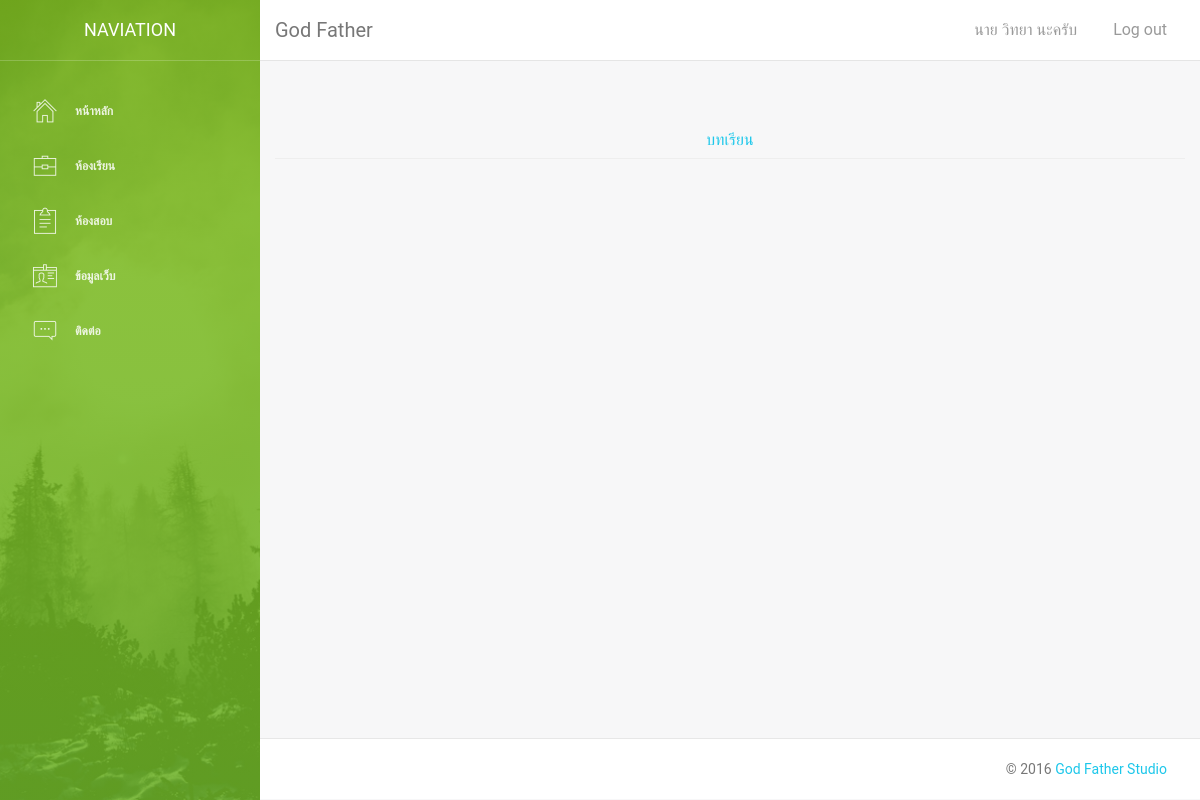
The page /subject.php (signed in) on the database as committed earlier.
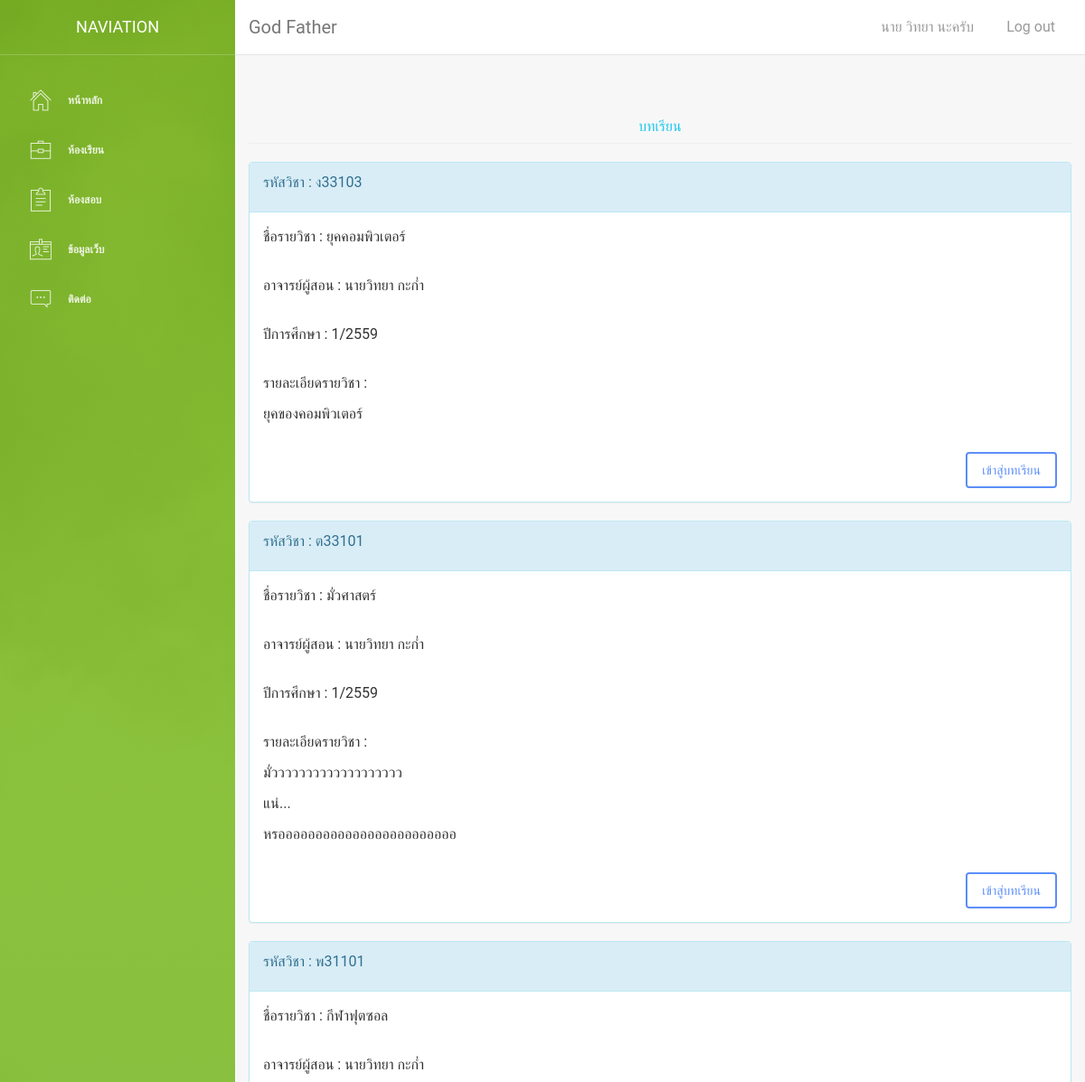
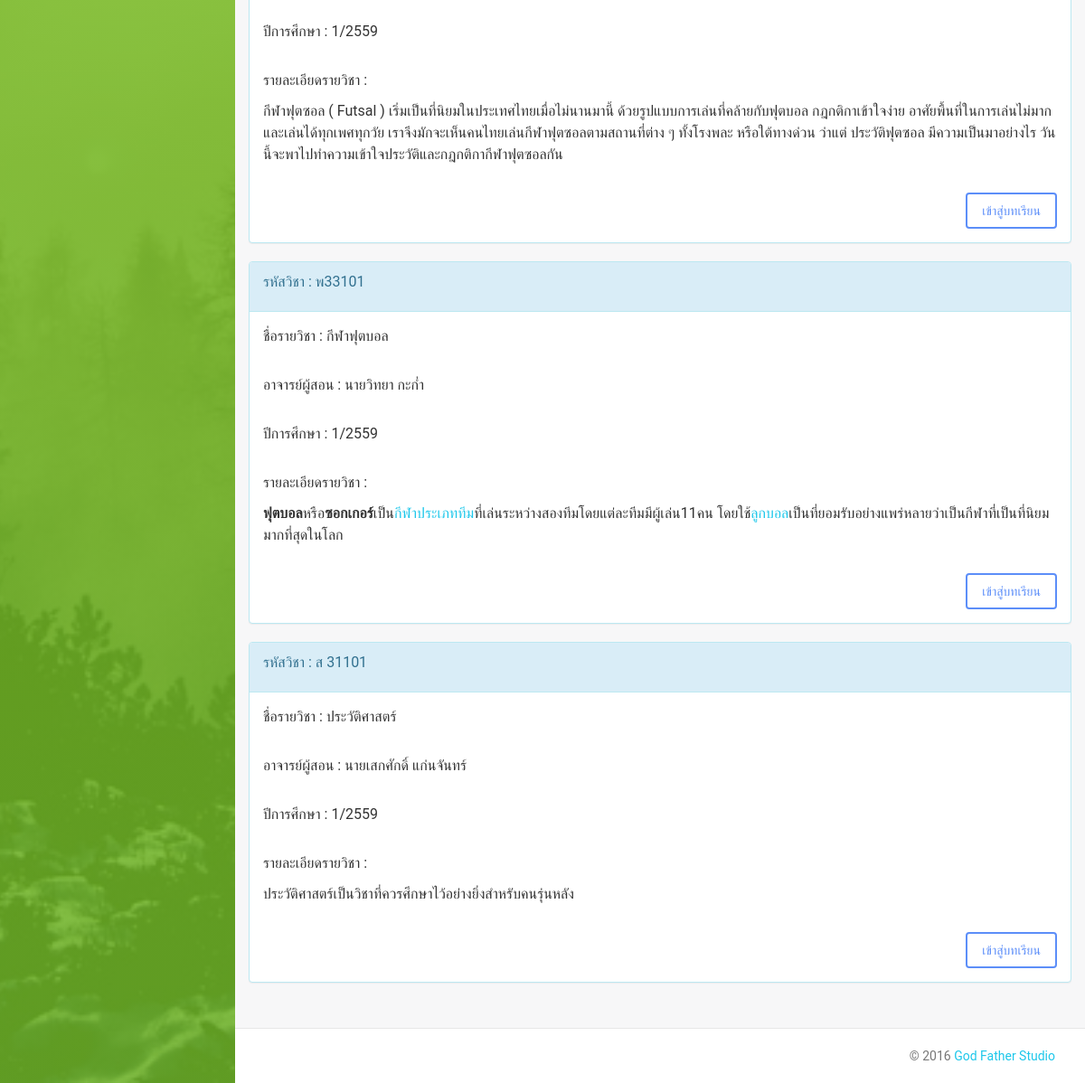
The same page on the database as committed later (2 pictures, top to bottom).
### tables this page shows
CREATE TABLE `subject` (
  `subid` varchar(8) NOT NULL,
  `subname` varchar(50) NOT NULL,
  `subdetail` text NOT NULL,
  `tname` varchar(50) NOT NULL,
  `subterm` varchar(10) NOT NULL,
  `subdate` varchar(15) NOT NULL
);

### subject.php (the view, shortened to what this page needs)
<?php
include("connectdb.php");
?>
<!doctype html>
<html lang="en">
<head>
    <?php
    include("include/head.php");
    ?>
</head>
<body>
    <div class="wrapper">
    <?php
    include("include/sidebar.php");
    ?>
        <div class="main-panel">
    <?php
    include("include/nav.php");
    ?>
            <div class="content">
                <div class="container-fluid">
                    <div class="row">
					   <h5 class="page-header  text-center"><a href="">บทเรียน</a></h5>
                        <?php
                        $mysql = "select * from subject";
				        $result = mysqli_query($link,$mysql);
                        while ($mydata =mysqli_fetch_array($result,MYSQLI_ASSOC)){
                        ?>
                            <div class="panel panel-info">
                                <div class="panel-heading">
                                    <p>รหัสวิชา :
                                        <?php echo $mydata['subid']?>
                                    </p>
                                </div>
                                <div class="panel-body">
                                    <p>ชื่อรายวิชา :
                                        <?php echo $mydata['subname']?>
                                    </p>
                                    <br>
                                    <p>อาจารย์ผู้สอน :
                                        <?php echo $mydata['tname']?>
                                    </p>
                                    <br>
                                    <p>ปีการศึกษา :
                                        <?php echo $mydata['subterm']?>
                                    </p>
                                    <br>
                                    <p>รายละเอียดรายวิชา :
                                        <?php echo $mydata['subdetail']?>
                                    </p>
                                    <br>
                                    <div align="right">
                                        <a href="substudent.php?subid=<?php echo $mydata['subid'];?>" class="btn btn-large btn-primary"> เข้าสู่บทเรียน </a>
                                    </div>
                                </div>
                            </div>
                            <?php
											}
?>
                   </div>
                </div>
            </div>
    <?php
    include("include/foodter.php");
    ?>
        </div>
    </div>
</body>
</html>

Rows that differ between the two databases and show on the page:
added subject: subid "ง33103", subname "ยุคคอมพิวเตอร์", tname "นายวิทยา กะก่ำ", subterm "1/2559", subdetail "ยุคของคอมพิวเตอร์"
added subject: subid "ต33101", subname "มั่วศาสตร์", tname "นายวิทยา กะก่ำ", subterm "1/2559", subdetail "มั่ววววววววววววววววววว แน่... หรออออออออออออออออออออออออ"
added subject: subid "พ31101", subname "กีฬาฟุตซอล", tname "นายวิทยา กะก่ำ", subterm "1/2559", subdetail "กีฬาฟุตซอล ( Futsal ) เริ่มเป็นที่นิยมในประเทศไทยเมื่อไม่นานมานี้ ด้วยรูปแบบการเล่นที่คล้ายกับฟุตบอล กฎกติกาเข้าใจง่าย อาศัยพื้นที่ในการเล่นไม่มาก และเล่นได้ทุกเพศทุกวัย เราจึงมักจะเห็นคนไทยเล่นกีฬาฟุตซอลตามสถานที่ต่าง ๆ ทั้งโรงพละ หรือใต้ทางด่วน ว่าแต่ ประวัติฟุตซอล มีความเป็นมาอย่างไร วันนี้จะพาไปทำความเข้าใจประวัติและกฎกติกากีฬาฟุตซอลกัน"
added subject: subid "พ33101", subname "กีฬาฟุตบอล", tname "นายวิทยา กะก่ำ", subterm "1/2559", subdetail "ฟุตบอล หรือ ซอกเกอร์ เป็น กีฬาประเภททีม ที่เล่นระหว่างสองทีมโดยแต่ละทีมมีผู้เล่น11คน โดยใช้ ลูกบอล เป็นที่ยอมรับอย่างแพร่หลายว่าเป็นกีฬาที่เป็นที่นิยมมากที่สุดในโลก"
added subject: subid "ส 31101", subname "ประวัติศาสตร์", tname "นายเสกศักดิ์ แก่นจันทร์", subterm "1/2559", subdetail "ประวัติศาสตร์เป็นวิชาที่ควรศึกษาไว้อย่างยิ่งสำหรับคนรุ่นหลัง"
